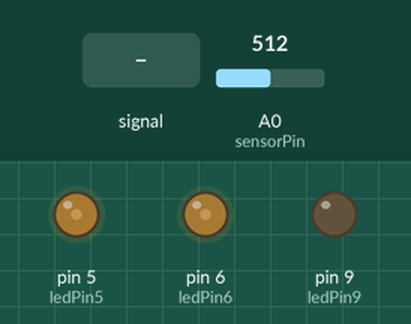
Simulated run of this sketch. Board: Arduino Uno, built with avr-gcc and run on an emulated ATmega328P. On the bench: output pins drawn as LEDs (lit = HIGH). Dashed ring = blinking. The inputs (shaded band) are chosen by the test bench; at power-on: A0 (sensorPin) = 512.

Above: at 1.2 s.
1.3 s: A0 (sensorPin) fed a 200 Hz sine of ±255 counts around its level
At 2.5 s:
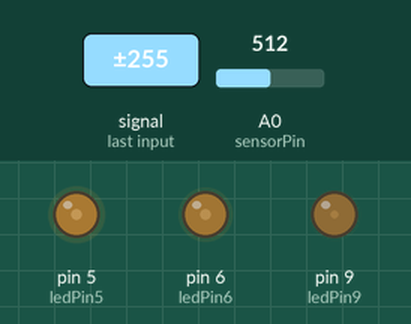
2.8 s: A0 (sensorPin) set to 1010
At 4.2 s:
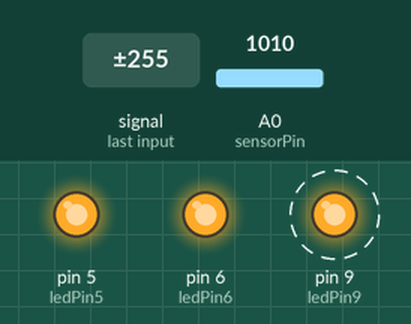
5.8 s: A0 (sensorPin) set to 990
At 6.4 s:
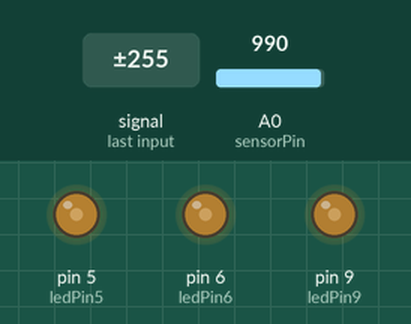
7.3 s: A0 (sensorPin) set to 1014
At 8.2 s:
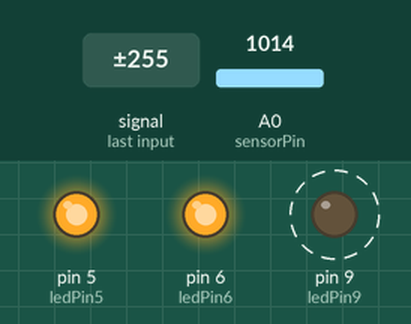
10.3 s: A0 (sensorPin) set to 331
At 11.1 s:
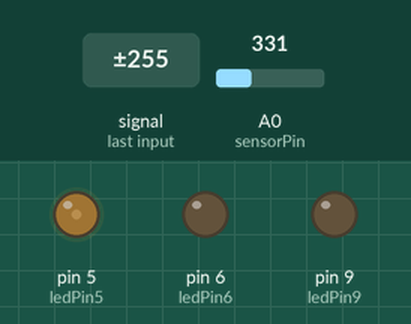
11.8 s: A0 (sensorPin) fed a 1000 Hz sine of ±255 counts around its level
At 12.9 s:
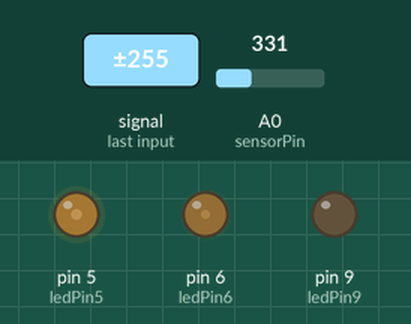
Timing chart, 0 to 14.3 s (numbered marks = the images above; inputs shaded):
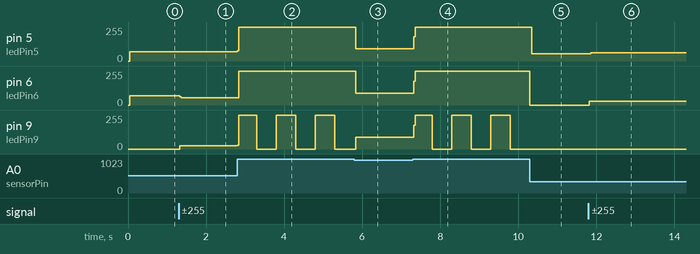

The sketch:

level-meter-blink.ino
```cpp
int sensorPin = A0;    // select the input pin for the potentiometer
int ledPin5 = 5;      // select the pin for the LED
int ledPin6 = 6;
int ledPin9 = 9;
int sensorValue = 0;  // variable to store the value coming from the sensor

void setup() {
  // declare the ledPin as an OUTPUT:
  pinMode(ledPin5, OUTPUT);
  pinMode(ledPin6, OUTPUT);
  pinMode(ledPin9, OUTPUT);
}

void loop() {
  digitalWrite(ledPin5, LOW);
  digitalWrite(ledPin6, LOW);
  digitalWrite(ledPin9, LOW);

  // read the value from the sensor:
  sensorValue = analogRead(sensorPin);

  // turn the ledPin on
  if (analogRead(sensorPin) > 682) {
    digitalWrite(ledPin5, HIGH);
    delay(0);
    digitalWrite(ledPin6, HIGH);
    delay(0);
    digitalWrite(ledPin9, HIGH);
  } else if (analogRead(sensorPin) > 341) {
    digitalWrite(ledPin5, HIGH);
    delay(0);
    digitalWrite(ledPin6, HIGH);
    delay(0);
  } else if (analogRead(sensorPin) > 1) {
    digitalWrite(ledPin5, HIGH);
    delay(0);
  } if (analogRead(sensorPin) > 1000) {
    digitalWrite(ledPin5, HIGH);
    delay(0);
    digitalWrite(ledPin6, HIGH);
    delay(0);
    digitalWrite(ledPin9, HIGH);
    // stop the program for 30 milliseconds:
    delay(500);
    // turn the ledPin off:
    digitalWrite(ledPin9, LOW);
    // stop the program for for 30 milliseconds:
    delay(500);
  }
}
```

Measured:
- the behaviour switches between 1000 and 1001 on A0 (sensorPin) (found by bisection; images 3 and 4)
- after the input at 1.3 s, pin 6 (ledPin6): 68/255 → 54/255 at once; pin 9 (ledPin9): 0/255 → 23/255 at once
- after the input at 2.8 s, pin 5 (ledPin5): 70/255 → 255/255 at once; pin 6 (ledPin6): 54/255 → 255/255 at once; pin 9 (ledPin9): alternates 255/255 for 0.50 s and 0/255 for 0.50 s, starting at once
- after the input at 5.8 s, pin 5 (ledPin5): 255/255 → 93/255 at once; pin 6 (ledPin6): 255/255 → 90/255 at once
- after the input at 7.3 s, pin 5 (ledPin5): 93/255 → 255/255 at once; pin 6 (ledPin6): 90/255 → 255/255 at once; pin 9 (ledPin9): alternates 255/255 for 0.50 s and 0/255 for 0.50 s, starting at once
- after the input at 10.3 s, pin 5 (ledPin5): 255/255 → 53/255 at once; pin 6 (ledPin6): 255/255 → 0/255 at once; pin 9 (ledPin9): stays 0/255 (without the input it goes to 255/255 after 0.00 s)
- after the input at 11.8 s, pin 5 (ledPin5): 53/255 → 61/255 after 0.06 s; pin 6 (ledPin6): 0/255 → 30/255 at once
